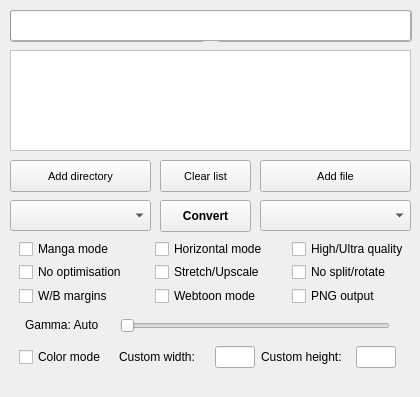
<?xml version="1.0" encoding="UTF-8"?>
<ui version="4.0">
 <class>KCC</class>
 <widget class="QMainWindow" name="KCC">
  <property name="geometry">
   <rect>
    <x>0</x>
    <y>0</y>
    <width>420</width>
    <height>397</height>
   </rect>
  </property>
  <property name="minimumSize">
   <size>
    <width>420</width>
    <height>397</height>
   </size>
  </property>
  <property name="maximumSize">
   <size>
    <width>420</width>
    <height>397</height>
   </size>
  </property>
  <property name="font">
   <font>
    <pointsize>9</pointsize>
   </font>
  </property>
  <property name="windowTitle">
   <string>Kindle Comic Converter</string>
  </property>
  <property name="windowIcon">
   <iconset resource="KCC.qrc">
    <normaloff>:/Icon/icons/comic2ebook.png</normaloff>:/Icon/icons/comic2ebook.png</iconset>
  </property>
  <property name="locale">
   <locale language="C" country="AnyCountry"/>
  </property>
  <widget class="QWidget" name="Form">
   <widget class="QFrame" name="OptionsAdvanced">
    <property name="enabled">
     <bool>true</bool>
    </property>
    <property name="geometry">
     <rect>
      <x>10</x>
      <y>254</y>
      <width>421</width>
      <height>61</height>
     </rect>
    </property>
    <property name="font">
     <font>
      <pointsize>9</pointsize>
     </font>
    </property>
    <layout class="QGridLayout" name="gridLayout">
     <property name="leftMargin">
      <number>9</number>
     </property>
     <item row="1" column="0">
      <widget class="QCheckBox" name="ProcessingBox">
       <property name="focusPolicy">
        <enum>Qt::NoFocus</enum>
       </property>
       <property name="toolTip">
        <string>Disable image optimizations.</string>
       </property>
       <property name="text">
        <string>No optimisation</string>
       </property>
      </widget>
     </item>
     <item row="1" column="1">
      <widget class="QCheckBox" name="UpscaleBox">
       <property name="focusPolicy">
        <enum>Qt::NoFocus</enum>
       </property>
       <property name="toolTip">
        <string>&lt;html&gt;&lt;head/&gt;&lt;body&gt;&lt;p&gt;&lt;span style=&quot; font-weight:600; text-decoration: underline;&quot;&gt;Unchecked - Nothing&lt;br/&gt;&lt;/span&gt;Images smaller than device resolution will not be resized.&lt;/p&gt;&lt;p&gt;&lt;span style=&quot; font-weight:600; text-decoration: underline;&quot;&gt;Indeterminate - Stretching&lt;br/&gt;&lt;/span&gt;Images smaller than device resolution will be resized. Aspect ratio will be not preserved.&lt;/p&gt;&lt;p&gt;&lt;span style=&quot; font-weight:600; text-decoration: underline;&quot;&gt;Checked - Upscaling&lt;br/&gt;&lt;/span&gt;Images smaller than device resolution will be resized. Aspect ratio will be preserved.&lt;/p&gt;&lt;/body&gt;&lt;/html&gt;</string>
       </property>
       <property name="text">
        <string>Stretch/Upscale</string>
       </property>
       <property name="tristate">
        <bool>true</bool>
       </property>
      </widget>
     </item>
     <item row="3" column="1">
      <widget class="QCheckBox" name="WebtoonBox">
       <property name="focusPolicy">
        <enum>Qt::NoFocus</enum>
       </property>
       <property name="toolTip">
        <string>&lt;html&gt;&lt;head/&gt;&lt;body&gt;&lt;p&gt;Enable auto-splitting of webtoons like &lt;span style=&quot; font-style:italic;&quot;&gt;Tower of God&lt;/span&gt; or &lt;span style=&quot; font-style:italic;&quot;&gt;Noblesse&lt;/span&gt;.&lt;br/&gt;Pages with a low width, high height and vertical panel flow.&lt;/p&gt;&lt;/body&gt;&lt;/html&gt;</string>
       </property>
       <property name="text">
        <string>Webtoon mode</string>
       </property>
      </widget>
     </item>
     <item row="3" column="2">
      <widget class="QCheckBox" name="NoDitheringBox">
       <property name="focusPolicy">
        <enum>Qt::NoFocus</enum>
       </property>
       <property name="toolTip">
        <string>&lt;html&gt;&lt;head/&gt;&lt;body&gt;&lt;p&gt;Create PNG files instead JPEG.&lt;br/&gt;Quality increase is not noticeable on most of devices.&lt;br/&gt;Output files &lt;span style=&quot; font-weight:600;&quot;&gt;might&lt;/span&gt; be smaller.&lt;br/&gt;&lt;span style=&quot; font-weight:600;&quot;&gt;MOBI conversion will be much slower.&lt;/span&gt;&lt;/p&gt;&lt;/body&gt;&lt;/html&gt;</string>
       </property>
       <property name="text">
        <string>PNG output</string>
       </property>
      </widget>
     </item>
     <item row="3" column="0">
      <widget class="QCheckBox" name="BorderBox">
       <property name="focusPolicy">
        <enum>Qt::NoFocus</enum>
       </property>
       <property name="toolTip">
        <string>&lt;html&gt;&lt;head/&gt;&lt;body&gt;&lt;p&gt;&lt;span style=&quot; font-weight:600; text-decoration: underline;&quot;&gt;Unchecked - Autodetection&lt;br/&gt;&lt;/span&gt;Color of margins fill will be detected automatically.&lt;/p&gt;&lt;p&gt;&lt;span style=&quot; font-weight:600; text-decoration: underline;&quot;&gt;Indeterminate - White&lt;br/&gt;&lt;/span&gt;Margins will be filled with white color.&lt;/p&gt;&lt;p&gt;&lt;span style=&quot; font-weight:600; text-decoration: underline;&quot;&gt;Checked - Black&lt;br/&gt;&lt;/span&gt;Margins will be filled with black color.&lt;/p&gt;&lt;/body&gt;&lt;/html&gt;</string>
       </property>
       <property name="text">
        <string>W/B margins</string>
       </property>
       <property name="tristate">
        <bool>true</bool>
       </property>
      </widget>
     </item>
     <item row="1" column="2">
      <widget class="QCheckBox" name="NoRotateBox">
       <property name="focusPolicy">
        <enum>Qt::NoFocus</enum>
       </property>
       <property name="toolTip">
        <string>&lt;html&gt;&lt;head/&gt;&lt;body&gt;&lt;p&gt;Disable splitting and rotation.&lt;/p&gt;&lt;/body&gt;&lt;/html&gt;</string>
       </property>
       <property name="text">
        <string>No split/rotate</string>
       </property>
      </widget>
     </item>
    </layout>
   </widget>
   <widget class="QComboBox" name="DeviceBox">
    <property name="geometry">
     <rect>
      <x>10</x>
      <y>200</y>
      <width>141</width>
      <height>31</height>
     </rect>
    </property>
    <property name="font">
     <font>
      <pointsize>8</pointsize>
     </font>
    </property>
    <property name="focusPolicy">
     <enum>Qt::NoFocus</enum>
    </property>
    <property name="toolTip">
     <string>Target device.</string>
    </property>
   </widget>
   <widget class="QComboBox" name="FormatBox">
    <property name="geometry">
     <rect>
      <x>260</x>
      <y>200</y>
      <width>151</width>
      <height>31</height>
     </rect>
    </property>
    <property name="font">
     <font>
      <pointsize>8</pointsize>
     </font>
    </property>
    <property name="focusPolicy">
     <enum>Qt::NoFocus</enum>
    </property>
    <property name="toolTip">
     <string>Output format.</string>
    </property>
   </widget>
   <widget class="QPushButton" name="ConvertButton">
    <property name="geometry">
     <rect>
      <x>160</x>
      <y>200</y>
      <width>91</width>
      <height>32</height>
     </rect>
    </property>
    <property name="font">
     <font>
      <pointsize>9</pointsize>
      <weight>75</weight>
      <bold>true</bold>
     </font>
    </property>
    <property name="focusPolicy">
     <enum>Qt::NoFocus</enum>
    </property>
    <property name="text">
     <string>Convert</string>
    </property>
    <property name="icon">
     <iconset resource="KCC.qrc">
      <normaloff>:/Other/icons/convert.png</normaloff>:/Other/icons/convert.png</iconset>
    </property>
   </widget>
   <widget class="QPushButton" name="DirectoryButton">
    <property name="geometry">
     <rect>
      <x>10</x>
      <y>160</y>
      <width>141</width>
      <height>32</height>
     </rect>
    </property>
    <property name="font">
     <font>
      <pointsize>8</pointsize>
     </font>
    </property>
    <property name="focusPolicy">
     <enum>Qt::NoFocus</enum>
    </property>
    <property name="text">
     <string>Add directory</string>
    </property>
    <property name="icon">
     <iconset resource="KCC.qrc">
      <normaloff>:/Other/icons/folder_new.png</normaloff>:/Other/icons/folder_new.png</iconset>
    </property>
   </widget>
   <widget class="QPushButton" name="FileButton">
    <property name="geometry">
     <rect>
      <x>260</x>
      <y>160</y>
      <width>151</width>
      <height>32</height>
     </rect>
    </property>
    <property name="font">
     <font>
      <pointsize>8</pointsize>
     </font>
    </property>
    <property name="focusPolicy">
     <enum>Qt::NoFocus</enum>
    </property>
    <property name="text">
     <string>Add file</string>
    </property>
    <property name="icon">
     <iconset resource="KCC.qrc">
      <normaloff>:/Other/icons/document_new.png</normaloff>:/Other/icons/document_new.png</iconset>
    </property>
   </widget>
   <widget class="QPushButton" name="ClearButton">
    <property name="geometry">
     <rect>
      <x>160</x>
      <y>160</y>
      <width>91</width>
      <height>32</height>
     </rect>
    </property>
    <property name="font">
     <font>
      <pointsize>8</pointsize>
     </font>
    </property>
    <property name="focusPolicy">
     <enum>Qt::NoFocus</enum>
    </property>
    <property name="text">
     <string>Clear list</string>
    </property>
    <property name="icon">
     <iconset resource="KCC.qrc">
      <normaloff>:/Other/icons/clear.png</normaloff>:/Other/icons/clear.png</iconset>
    </property>
   </widget>
   <widget class="QFrame" name="OptionsBasic">
    <property name="geometry">
     <rect>
      <x>10</x>
      <y>230</y>
      <width>421</width>
      <height>41</height>
     </rect>
    </property>
    <property name="font">
     <font>
      <pointsize>9</pointsize>
     </font>
    </property>
    <widget class="QCheckBox" name="MangaBox">
     <property name="geometry">
      <rect>
       <x>9</x>
       <y>10</y>
       <width>130</width>
       <height>18</height>
      </rect>
     </property>
     <property name="focusPolicy">
      <enum>Qt::NoFocus</enum>
     </property>
     <property name="toolTip">
      <string>Enable right-to-left reading.</string>
     </property>
     <property name="text">
      <string>Manga mode</string>
     </property>
    </widget>
    <widget class="QCheckBox" name="QualityBox">
     <property name="geometry">
      <rect>
       <x>282</x>
       <y>10</y>
       <width>130</width>
       <height>18</height>
      </rect>
     </property>
     <property name="focusPolicy">
      <enum>Qt::NoFocus</enum>
     </property>
     <property name="toolTip">
      <string>&lt;!DOCTYPE HTML PUBLIC &quot;-//W3C//DTD HTML 4.0//EN&quot; &quot;http://www.w3.org/TR/REC-html40/strict.dtd&quot;&gt;
&lt;html&gt;&lt;head&gt;&lt;meta name=&quot;qrichtext&quot; content=&quot;1&quot; /&gt;&lt;style type=&quot;text/css&quot;&gt;
p, li { white-space: pre-wrap; }
&lt;/style&gt;&lt;/head&gt;&lt;body style=&quot; font-family:'MS Shell Dlg 2'; font-size:8pt; font-weight:400; font-style:normal;&quot;&gt;
&lt;p style=&quot; margin-top:12px; margin-bottom:12px; margin-left:0px; margin-right:0px; -qt-block-indent:0; text-indent:0px;&quot;&gt;&lt;span style=&quot; font-weight:600; text-decoration: underline;&quot;&gt;Unchecked - Normal quality mode&lt;br /&gt;&lt;/span&gt;&lt;span style=&quot; font-style:italic;&quot;&gt;Use it when Panel View support is not needed.&lt;/span&gt;&lt;span style=&quot; font-weight:600; text-decoration: underline;&quot;&gt;&lt;br /&gt;&lt;/span&gt;- Maximum quality when zoom is not enabled.&lt;br /&gt;- Poor quality when zoom is enabled.&lt;br /&gt;- Lowest file size.&lt;/p&gt;
&lt;p style=&quot; margin-top:12px; margin-bottom:12px; margin-left:0px; margin-right:0px; -qt-block-indent:0; text-indent:0px;&quot;&gt;&lt;span style=&quot; font-weight:600; text-decoration: underline;&quot;&gt;Indeterminate - High quality mode&lt;br /&gt;&lt;/span&gt;&lt;span style=&quot; font-style:italic;&quot;&gt;Not zoomed image &lt;/span&gt;&lt;span style=&quot; font-weight:600; font-style:italic;&quot;&gt;might &lt;/span&gt;&lt;span style=&quot; font-style:italic;&quot;&gt;be a little blurry.&lt;br /&gt;Smaller images might be forcefully upscaled in this mode.&lt;/span&gt;&lt;span style=&quot; font-weight:600; text-decoration: underline;&quot;&gt;&lt;br /&gt;&lt;/span&gt;- Medium/High quality when zoom is not enabled.&lt;br /&gt;- Maximum quality when zoom is enabled.&lt;/p&gt;
&lt;p style=&quot; margin-top:12px; margin-bottom:12px; margin-left:0px; margin-right:0px; -qt-block-indent:0; text-indent:0px;&quot;&gt;&lt;span style=&quot; font-weight:600; text-decoration: underline;&quot;&gt;Checked - Ultra quality mode&lt;br /&gt;&lt;/span&gt;&lt;span style=&quot; font-style:italic;&quot;&gt;Maximum possible quality.&lt;/span&gt;&lt;span style=&quot; font-weight:600; text-decoration: underline;&quot;&gt;&lt;br /&gt;&lt;/span&gt;- Maximum quality when zoom is not enabled.&lt;br /&gt;- Maximum quality when zoom is enabled.&lt;br /&gt;- Very high file size.&lt;/p&gt;&lt;/body&gt;&lt;/html&gt;</string>
     </property>
     <property name="text">
      <string>High/Ultra quality</string>
     </property>
     <property name="tristate">
      <bool>true</bool>
     </property>
    </widget>
    <widget class="QCheckBox" name="RotateBox">
     <property name="geometry">
      <rect>
       <x>145</x>
       <y>10</y>
       <width>130</width>
       <height>18</height>
      </rect>
     </property>
     <property name="focusPolicy">
      <enum>Qt::NoFocus</enum>
     </property>
     <property name="toolTip">
      <string>&lt;html&gt;&lt;head/&gt;&lt;body&gt;&lt;p&gt;Disable splitting of two-page spreads.&lt;br/&gt;They will be rotated instead.&lt;/p&gt;&lt;/body&gt;&lt;/html&gt;</string>
     </property>
     <property name="text">
      <string>Horizontal mode</string>
     </property>
    </widget>
    <zorder>RotateBox</zorder>
    <zorder>MangaBox</zorder>
    <zorder>QualityBox</zorder>
   </widget>
   <widget class="QListWidget" name="JobList">
    <property name="geometry">
     <rect>
      <x>10</x>
      <y>50</y>
      <width>401</width>
      <height>101</height>
     </rect>
    </property>
    <property name="focusPolicy">
     <enum>Qt::NoFocus</enum>
    </property>
    <property name="styleSheet">
     <string notr="true">QListWidget#JobList {background:#ffffff;background-image:url(:/Other/icons/list_background.png);background-position:center center;background-repeat:no-repeat;}QScrollBar:vertical{border:1px solid #999;background:#FFF;width:5px;margin:0}QScrollBar::handle:vertical{background:DarkGray;min-height:0}QScrollBar::add-line:vertical{height:0;background:DarkGray;subcontrol-position:bottom;subcontrol-origin:margin}QScrollBar::sub-line:vertical{height:0;background:DarkGray;subcontrol-position:top;subcontrol-origin:margin}QScrollBar:horizontal{border:1px solid #999;background:#FFF;height:5px;margin:0}QScrollBar::handle:horizontal{background:DarkGray;min-width:0}QScrollBar::add-line:horizontal{width:0;background:DarkGray;subcontrol-position:bottom;subcontrol-origin:margin}QScrollBar::sub-line:horizontal{width:0;background:DarkGray;subcontrol-position:top;subcontrol-origin:margin}</string>
    </property>
    <property name="showDropIndicator" stdset="0">
     <bool>false</bool>
    </property>
    <property name="selectionMode">
     <enum>QAbstractItemView::NoSelection</enum>
    </property>
    <property name="verticalScrollMode">
     <enum>QAbstractItemView::ScrollPerPixel</enum>
    </property>
    <property name="horizontalScrollMode">
     <enum>QAbstractItemView::ScrollPerPixel</enum>
    </property>
   </widget>
   <widget class="QPushButton" name="BasicModeButton">
    <property name="geometry">
     <rect>
      <x>10</x>
      <y>10</y>
      <width>195</width>
      <height>32</height>
     </rect>
    </property>
    <property name="font">
     <font>
      <pointsize>9</pointsize>
     </font>
    </property>
    <property name="focusPolicy">
     <enum>Qt::NoFocus</enum>
    </property>
    <property name="text">
     <string>Basic</string>
    </property>
   </widget>
   <widget class="QPushButton" name="AdvModeButton">
    <property name="geometry">
     <rect>
      <x>217</x>
      <y>10</y>
      <width>195</width>
      <height>32</height>
     </rect>
    </property>
    <property name="font">
     <font>
      <pointsize>9</pointsize>
     </font>
    </property>
    <property name="focusPolicy">
     <enum>Qt::NoFocus</enum>
    </property>
    <property name="text">
     <string>Advanced</string>
    </property>
   </widget>
   <widget class="QFrame" name="OptionsAdvancedGamma">
    <property name="enabled">
     <bool>true</bool>
    </property>
    <property name="geometry">
     <rect>
      <x>10</x>
      <y>305</y>
      <width>401</width>
      <height>41</height>
     </rect>
    </property>
    <property name="font">
     <font>
      <pointsize>9</pointsize>
     </font>
    </property>
    <widget class="QLabel" name="GammaLabel">
     <property name="geometry">
      <rect>
       <x>15</x>
       <y>0</y>
       <width>100</width>
       <height>40</height>
      </rect>
     </property>
     <property name="text">
      <string>Gamma: Auto</string>
     </property>
    </widget>
    <widget class="QSlider" name="GammaSlider">
     <property name="geometry">
      <rect>
       <x>110</x>
       <y>10</y>
       <width>270</width>
       <height>22</height>
      </rect>
     </property>
     <property name="focusPolicy">
      <enum>Qt::ClickFocus</enum>
     </property>
     <property name="maximum">
      <number>500</number>
     </property>
     <property name="singleStep">
      <number>5</number>
     </property>
     <property name="orientation">
      <enum>Qt::Horizontal</enum>
     </property>
    </widget>
   </widget>
   <widget class="QProgressBar" name="ProgressBar">
    <property name="geometry">
     <rect>
      <x>10</x>
      <y>10</y>
      <width>401</width>
      <height>31</height>
     </rect>
    </property>
    <property name="font">
     <font>
      <pointsize>10</pointsize>
      <weight>75</weight>
      <bold>true</bold>
     </font>
    </property>
    <property name="value">
     <number>0</number>
    </property>
    <property name="alignment">
     <set>Qt::AlignJustify|Qt::AlignVCenter</set>
    </property>
    <property name="format">
     <string/>
    </property>
   </widget>
   <widget class="QFrame" name="OptionsExpert">
    <property name="geometry">
     <rect>
      <x>10</x>
      <y>337</y>
      <width>421</width>
      <height>41</height>
     </rect>
    </property>
    <property name="font">
     <font>
      <pointsize>9</pointsize>
     </font>
    </property>
    <widget class="QCheckBox" name="ColorBox">
     <property name="geometry">
      <rect>
       <x>9</x>
       <y>11</y>
       <width>130</width>
       <height>18</height>
      </rect>
     </property>
     <property name="focusPolicy">
      <enum>Qt::NoFocus</enum>
     </property>
     <property name="toolTip">
      <string>&lt;html&gt;&lt;head/&gt;&lt;body&gt;&lt;p&gt;Don't convert images to grayscale.&lt;/p&gt;&lt;/body&gt;&lt;/html&gt;</string>
     </property>
     <property name="text">
      <string>Color mode</string>
     </property>
    </widget>
    <widget class="QFrame" name="OptionsExpertInternal">
     <property name="geometry">
      <rect>
       <x>100</x>
       <y>0</y>
       <width>295</width>
       <height>40</height>
      </rect>
     </property>
     <layout class="QGridLayout" name="gridLayout_2">
      <item row="0" column="0">
       <widget class="QLabel" name="wLabel">
        <property name="toolTip">
         <string>Resolution of target device.</string>
        </property>
        <property name="text">
         <string>Custom width: </string>
        </property>
       </widget>
      </item>
      <item row="0" column="1">
       <widget class="QLineEdit" name="customWidth">
        <property name="sizePolicy">
         <sizepolicy hsizetype="Fixed" vsizetype="Fixed">
          <horstretch>0</horstretch>
          <verstretch>0</verstretch>
         </sizepolicy>
        </property>
        <property name="maximumSize">
         <size>
          <width>40</width>
          <height>16777215</height>
         </size>
        </property>
        <property name="focusPolicy">
         <enum>Qt::ClickFocus</enum>
        </property>
        <property name="acceptDrops">
         <bool>false</bool>
        </property>
        <property name="toolTip">
         <string>Resolution of target device.</string>
        </property>
        <property name="inputMask">
         <string>0000</string>
        </property>
        <property name="maxLength">
         <number>4</number>
        </property>
       </widget>
      </item>
      <item row="0" column="2">
       <widget class="QLabel" name="hLabel">
        <property name="toolTip">
         <string>Resolution of target device.</string>
        </property>
        <property name="text">
         <string>Custom height: </string>
        </property>
       </widget>
      </item>
      <item row="0" column="3">
       <widget class="QLineEdit" name="customHeight">
        <property name="sizePolicy">
         <sizepolicy hsizetype="Fixed" vsizetype="Fixed">
          <horstretch>0</horstretch>
          <verstretch>0</verstretch>
         </sizepolicy>
        </property>
        <property name="maximumSize">
         <size>
          <width>40</width>
          <height>16777215</height>
         </size>
        </property>
        <property name="focusPolicy">
         <enum>Qt::ClickFocus</enum>
        </property>
        <property name="acceptDrops">
         <bool>false</bool>
        </property>
        <property name="toolTip">
         <string>Resolution of target device.</string>
        </property>
        <property name="inputMask">
         <string>0000</string>
        </property>
        <property name="maxLength">
         <number>4</number>
        </property>
       </widget>
      </item>
     </layout>
    </widget>
   </widget>
   <zorder>OptionsAdvanced</zorder>
   <zorder>DeviceBox</zorder>
   <zorder>FormatBox</zorder>
   <zorder>ConvertButton</zorder>
   <zorder>DirectoryButton</zorder>
   <zorder>FileButton</zorder>
   <zorder>ClearButton</zorder>
   <zorder>OptionsBasic</zorder>
   <zorder>JobList</zorder>
   <zorder>BasicModeButton</zorder>
   <zorder>AdvModeButton</zorder>
   <zorder>OptionsAdvancedGamma</zorder>
   <zorder>OptionsExpert</zorder>
   <zorder>ProgressBar</zorder>
  </widget>
  <widget class="QStatusBar" name="statusBar">
   <property name="font">
    <font>
     <family>MS Shell Dlg 2</family>
     <pointsize>8</pointsize>
    </font>
   </property>
   <property name="sizeGripEnabled">
    <bool>false</bool>
   </property>
  </widget>
  <action name="ActionBasic">
   <property name="checkable">
    <bool>true</bool>
   </property>
   <property name="checked">
    <bool>false</bool>
   </property>
   <property name="text">
    <string>Basic</string>
   </property>
   <property name="font">
    <font>
     <pointsize>9</pointsize>
    </font>
   </property>
  </action>
  <action name="ActionAdvanced">
   <property name="checkable">
    <bool>true</bool>
   </property>
   <property name="text">
    <string>Advanced</string>
   </property>
  </action>
 </widget>
 <tabstops>
  <tabstop>DirectoryButton</tabstop>
  <tabstop>FileButton</tabstop>
  <tabstop>ConvertButton</tabstop>
  <tabstop>ClearButton</tabstop>
 </tabstops>
 <resources>
  <include location="KCC.qrc"/>
 </resources>
 <connections/>
</ui>
